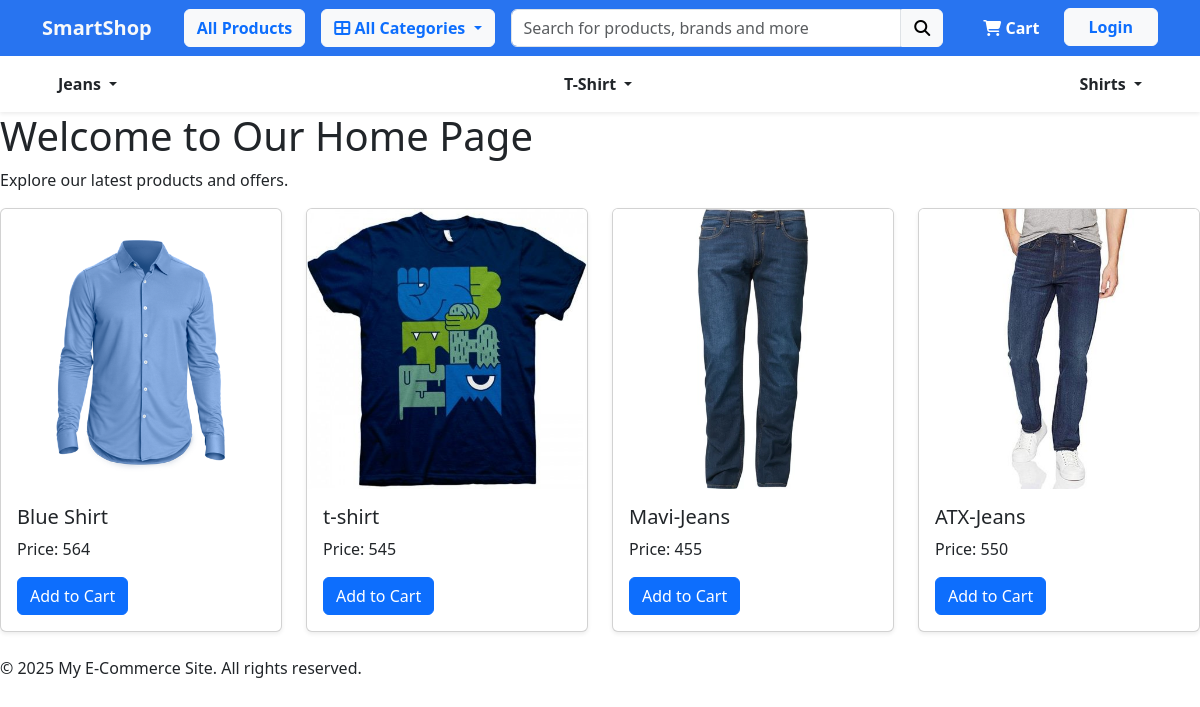
The page / on the database its author committed.
### category/models.py (models this page shows, shortened)
class Category(models.Model):
    category_name = models.CharField(max_length=100)
    slug = models.SlugField(max_length=100, unique=True)
    description = models.TextField(max_length=255, blank=True, null=True)
    category_image = models.ImageField(
        upload_to='categories/', blank=True, null=True)
    class Meta:
        verbose_name = "Category"
        verbose_name_plural = "Categories"
    def get_url(self):
        return reverse('products_by_category', args=[self.slug])

### products/models.py (models this page shows, shortened)
class Product(models.Model):
    product_name = models.CharField(max_length=100)
    slug = models.SlugField(max_length=100, unique=True)
    description = models.TextField(max_length=255, blank=True, null=True)
    price=models.IntegerField()
    product_image = models.ImageField(upload_to='products/', blank=True, null=True)
    stock=models.IntegerField()
    is_available=models.BooleanField(default=True)
    category=models.ForeignKey('category.Category', on_delete=models.CASCADE)
    created_date=models.DateTimeField(auto_now_add=True)
    modified_date=models.DateTimeField(auto_now=True)

### smartShop/views.py (the view)
# urls.py: 2. Add a URL to urlpatterns:  path('', views.home, name='home')
def home(request):
    categories = Category.objects.all()
    products = Product.objects.filter(
        is_available=True).order_by('-created_date')[:8]
    context = {
        'categories': categories,
        'products': products,
    }
    return render(request, 'home.html', context)

### category/context_processors.py (called while the page is built)
def menu_links(request):
    links = Category.objects.all()
    return dict(links=links)

### templates/home.html
{% extends "base.html" %} {% block title %}Home - My E-Commerce Site{% endblock %}
{% block content %}
<h1>Welcome to Our Home Page</h1>
<p>Explore our latest products and offers.</p>
<div class="row">
  {% for product in products %}
  <div class="col-md-3">
    <div class="card mb-4 shadow-sm">
      <img
        src="{{ product.product_image.url }}"
        class="card-img-top"
        alt="{{ product.product_name }}"
      />
      <div class="card-body">
        <h5 class="card-title">{{ product.product_name }}</h5>
        <p class="card-text">Price: {{ product.price }}</p>
        <a href="#" class="btn btn-primary">Add to Cart</a>
      </div>
    </div>
  </div>
  {% endfor %}
</div>
{% endblock %}

### templates/base.html (shortened to what this page needs)
<!DOCTYPE html>
{% load static %}
<html lang="en">
  <head>
    <link rel="stylesheet" href="{% static 'css/style.css' %}" />
    <link
      href="https://cdn.jsdelivr.net/npm/bootstrap@5.3.2/dist/css/bootstrap.min.css"
      rel="stylesheet"
    />
    <link
      rel="stylesheet"
      href="https://cdnjs.cloudflare.com/ajax/libs/font-awesome/6.5.0/css/all.min.css"
    />
  </head>
  <body>
    {% include "include/navbar.html" %}
    <main>
      {% block content %}{% endblock %}
    </main>
    {% include "include/footer.html" %}
  </body>
</html>

### templates/include/navbar.html (shortened to what this page needs)
<nav
  class="navbar navbar-expand-lg navbar-dark"
  style="background-color: #2874f0"
>
  <div class="container">
    <a class="navbar-brand fw-bold text-light" href="{% url 'home' %}">
      SmartShop
    </a>
    <a
      href="{% url 'products' %}"
      class="btn btn-light text-primary fw-semibold ms-3"
    >
      All Products
    </a>
    <div class="dropdown ms-3">
      <button
        class="btn btn-light text-primary fw-semibold dropdown-toggle"
        type="button"
        data-bs-toggle="dropdown"
      >
        <i class="fa fa-th-large"></i> All Categories
      </button>
    </div>
    <form
      class="d-flex flex-grow-1 mx-3"
      action="{% url 'products' %}"
      method="get"
    >
      <input
        class="form-control rounded-0 rounded-start"
        type="search"
        name="search"
        placeholder="Search for products, brands and more"
      />
      <button class="btn btn-light rounded-0 rounded-end" type="submit">
        <i class="fa fa-search"></i>
      </button>
    </form>
    <ul class="navbar-nav mb-2 mb-lg-0">
      <li class="nav-item">
        <a class="nav-link text-white fw-semibold ms-3" href="#">
          <i class="fa fa-shopping-cart"></i> Cart
        </a>
      </li>
      <li class="nav-item">
        <a class="btn btn-light fw-bold text-primary px-4 ms-3" href="#">
          Login
        </a>
      </li>
    </ul>
  </div>
</nav>
<nav class="bg-white shadow-sm">
  <div class="container">
    <ul class="nav py-2 justify-content-between">
      {% for category in links %}
      <li class="nav-item dropdown">
        <a
          class="nav-link text-dark fw-semibold dropdown-toggle"
          href="#"
          data-bs-toggle="dropdown"
        >
          {{ category.category_name }}
        </a>
      </li>
      {% endfor %}
    </ul>
  </div>
</nav>

### templates/include/footer.html
<footer>
  <p>&copy; 2025 My E-Commerce Site. All rights reserved.</p>
</footer>

### rows shown on the page
Category: category_name "Jeans"
Category: category_name "T-Shirt"
Category: category_name "Shirts"
Product: product_image (picture), product_name "Blue Shirt", price "564"
Product: product_image (picture), product_name "t-shirt", price "545"
Product: product_image (picture), product_name "Mavi-Jeans", price "455"
Product: product_image (picture), product_name "ATX-Jeans", price "550"
